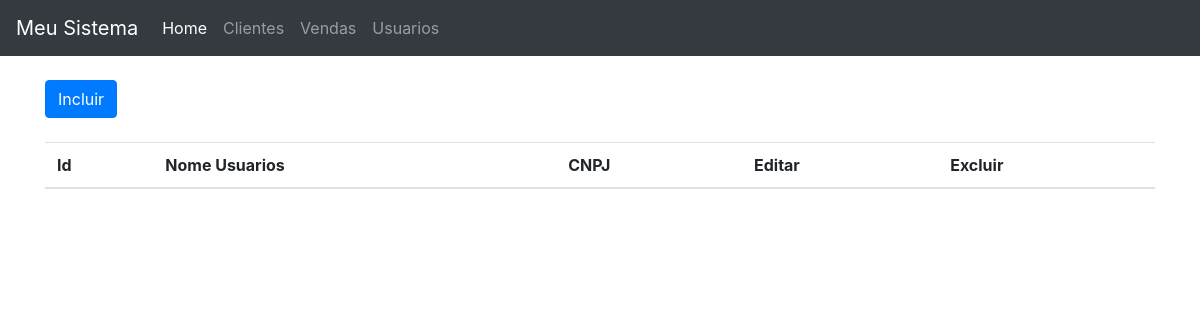
Before: /usuarios.php with the older database file.
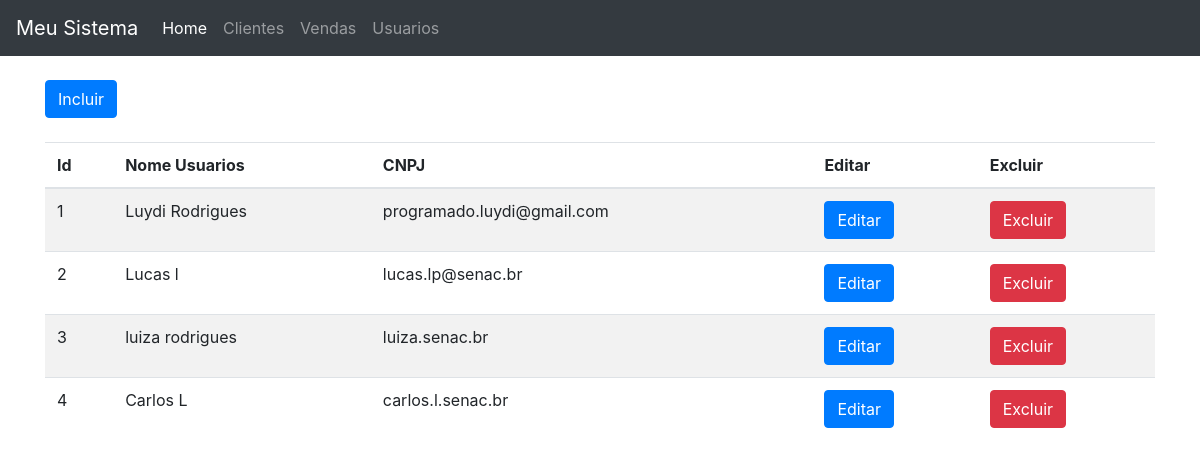
After: the same page with the newer database file.
### tables this page shows
CREATE TABLE `usuarios` (
  `id_usuario` int(11) NOT NULL,
  `nome_usuario` varchar(60) NOT NULL,
  `email` varchar(80) NOT NULL,
  `senha` varchar(30) NOT NULL
);

### usuarios.php (the view, shortened to what this page needs)
<html>
    <head>
        <link rel="stylesheet" href="https://stackpath.bootstrapcdn.com/bootstrap/4.1.3/css/bootstrap.min.css">
    </head>
    <body>
       <?php include 'menu.php';?>
       <div class="container">
       <a href="usuarios_incluir.php" class="btn btn-primary">Incluir</a>
       <table class="table table-striped">
            <thead>
                <tr>
                <th>Id</th>
                <th>Nome Usuarios</th>
                <th>CNPJ</th>
                <th>Editar</th>
                <th>Excluir</th>
                </tr>
            </thead>
            <tbody>
            <?php
    		    include 'conexao.php';
    		    $sql = "SELECT * FROM usuarios";
                $busca = mysqli_query($conexao,$sql);
                while ($array = mysqli_fetch_array($busca)) {
                  $id_usuario = $array['id_usuario'];
                  $nome_usuario = $array['nome_usuario'];
                  $email = $array['email'];
                  ?>
                   <tr>
                   <td><?php echo($id_usuario)?></td>
                   <td><?php echo($nome_usuario)?></td>
                   <td><?php echo($email)?></td>
                   <td><a href="usuarios_editar.php?id_usuario=<?php echo($id_usuario)?>" class="btn btn-primary">Editar</a></td>
                   <td><a href="usuarios_excluir.php?id_usuario=<?php echo($id_usuario)?>" class="btn btn-danger">Excluir</a></td>
                   </tr>
                <?php } ?>
            </tbody>
        </table>
        </div>
    </body>
</html>

### menu.php (shortened to what this page needs)
<nav class="navbar navbar-expand-lg navbar-dark bg-dark">
  <a class="navbar-brand" href="#">Meu Sistema</a>
  <div class="collapse navbar-collapse" id="navbarNavAltMarkup">
    <div class="navbar-nav">
      <a class="nav-item nav-link active" href="#">Home <span class="sr-only">(Página atual)</span></a>
      <a class="nav-item nav-link" href="clientes.php">Clientes</a>
      <a class="nav-item nav-link" href="#">Vendas</a>
      <a class="nav-item nav-link" href="#">Usuarios</a>
    </div>
  </div>
</nav>
<br/>

Changed rows visible on the page:
added usuarios: id_usuario "1", nome_usuario "Luydi Rodrigues", email "programado.luydi@gmail.com"
added usuarios: id_usuario "2", nome_usuario "Lucas l", email "lucas.lp@senac.br"
added usuarios: id_usuario "3", nome_usuario "luiza rodrigues", email "luiza.senac.br"
added usuarios: id_usuario "4", nome_usuario "Carlos L", email "carlos.l.senac.br"
